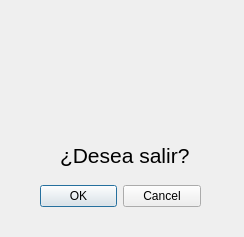
<?xml version="1.0" encoding="UTF-8"?>
<ui version="4.0">
 <class>DialogSalir</class>
 <widget class="QDialog" name="DialogSalir">
  <property name="geometry">
   <rect>
    <x>0</x>
    <y>0</y>
    <width>244</width>
    <height>237</height>
   </rect>
  </property>
  <property name="windowTitle">
   <string>Salir</string>
  </property>
  <widget class="QDialogButtonBox" name="buttonBox">
   <property name="geometry">
    <rect>
     <x>40</x>
     <y>180</y>
     <width>161</width>
     <height>32</height>
    </rect>
   </property>
   <property name="orientation">
    <enum>Qt::Horizontal</enum>
   </property>
   <property name="standardButtons">
    <set>QDialogButtonBox::Cancel|QDialogButtonBox::Ok</set>
   </property>
  </widget>
  <widget class="QLabel" name="label">
   <property name="geometry">
    <rect>
     <x>60</x>
     <y>30</y>
     <width>119</width>
     <height>104</height>
    </rect>
   </property>
   <property name="text">
    <string/>
   </property>
   <property name="pixmap">
    <pixmap resource="iconos.qrc">:/iconos/recursos/alert-icon-1563.jpg</pixmap>
   </property>
  </widget>
  <widget class="QLabel" name="label_2">
   <property name="geometry">
    <rect>
     <x>60</x>
     <y>140</y>
     <width>131</width>
     <height>31</height>
    </rect>
   </property>
   <property name="font">
    <font>
     <pointsize>16</pointsize>
    </font>
   </property>
   <property name="text">
    <string>¿Desea salir?</string>
   </property>
  </widget>
 </widget>
 <resources>
  <include location="iconos.qrc"/>
 </resources>
 <connections>
  <connection>
   <sender>buttonBox</sender>
   <signal>accepted()</signal>
   <receiver>DialogSalir</receiver>
   <slot>accept()</slot>
   <hints>
    <hint type="sourcelabel">
     <x>248</x>
     <y>254</y>
    </hint>
    <hint type="destinationlabel">
     <x>157</x>
     <y>274</y>
    </hint>
   </hints>
  </connection>
  <connection>
   <sender>buttonBox</sender>
   <signal>rejected()</signal>
   <receiver>DialogSalir</receiver>
   <slot>reject()</slot>
   <hints>
    <hint type="sourcelabel">
     <x>316</x>
     <y>260</y>
    </hint>
    <hint type="destinationlabel">
     <x>286</x>
     <y>274</y>
    </hint>
   </hints>
  </connection>
 </connections>
</ui>
